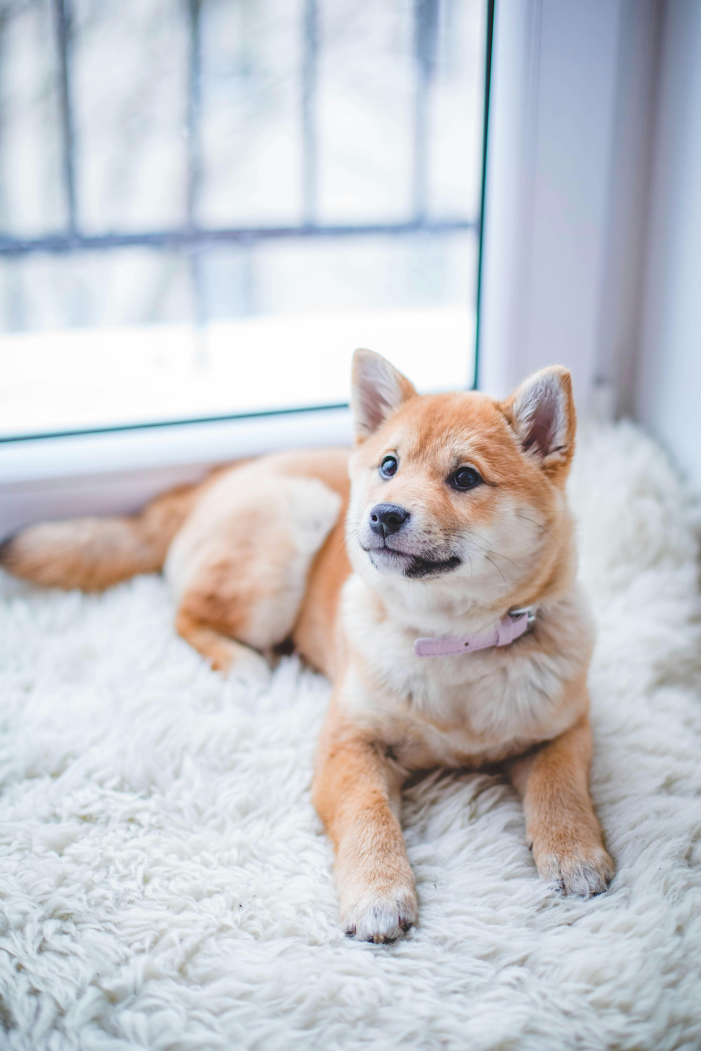
#> input picture python/opencv/lesson3/dog.jpg, 4204 x 6306 px (shown at 1/6 size)
$ python crop.py
#> lines starting #> are read from the running program, lines starting #| are printed output that depends on the picture
import os
import cv2

img = cv2.imread(os.path.join(".", "dog.jpg"))
#> img is the input picture: shape (6306, 4204, 3); mean B, G, R 205.5, 200.6, 199.4

h, w = img.shape[:2]
#> h = 6306; w = 4204
width = int(w * 10 / 100)
#> width = 420
height = int(h * 10 / 100)
#> height = 630
resizing_img = cv2.resize(img, (width, height))
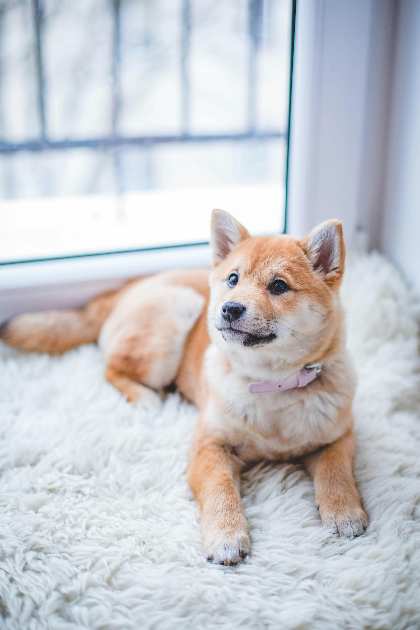
#> resizing_img: shape (630, 420, 3); mean B, G, R 205.4, 200.5, 199.4

# print("Original Dimensions : ", img.shape)
print("Resized Dimensions : ", resizing_img.shape)
#| Resized Dimensions :  (630, 420, 3)

crop_img = resizing_img[211:510, 212:344]
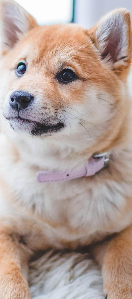
#> crop_img: shape (299, 132, 3); mean B, G, R 153.8, 160.8, 178.5

cv2.imshow("resizing_img", resizing_img)
cv2.imshow("crop_img", crop_img)
cv2.waitKey(0)

cv2.destroyAllWindows()
